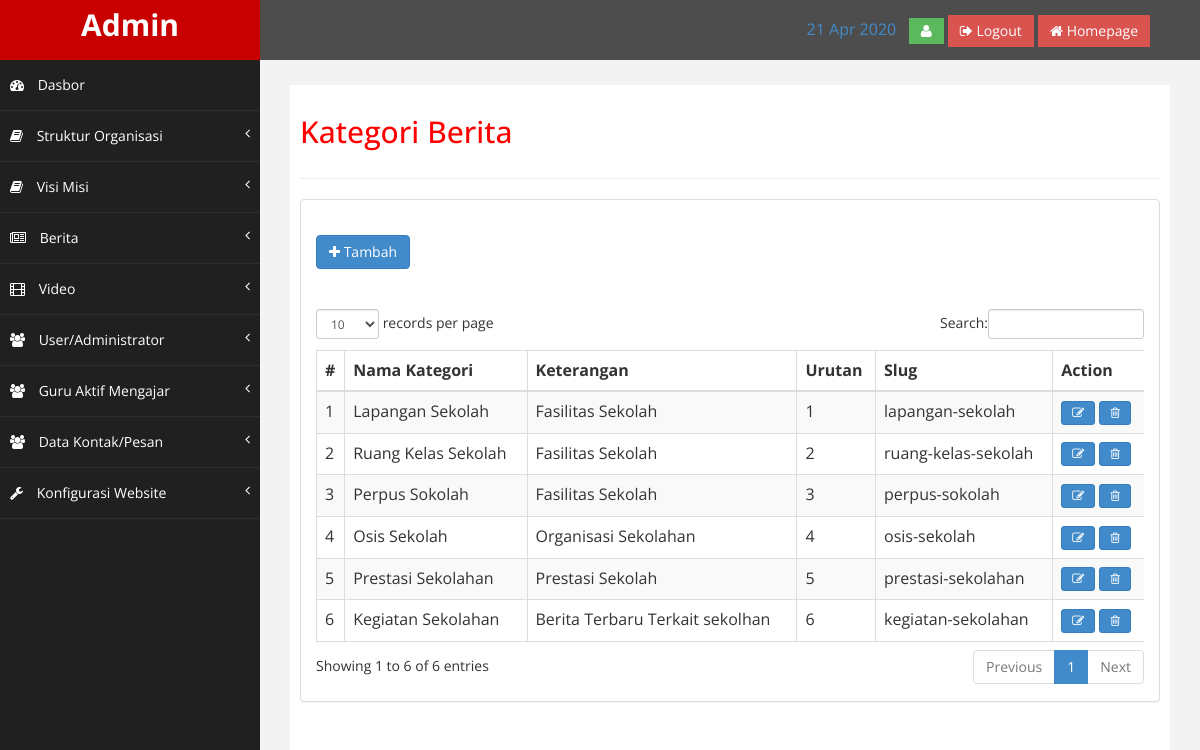
Page /index.php/admin/kategori_berita on the committed database.
### tables this page shows
CREATE TABLE `kategori_berita`  (
  `id_kategori_berita` int(11) NOT NULL AUTO_INCREMENT,
  `slug_kategori_berita` varchar(255) NOT NULL,
  `nama_kategori_berita` varchar(255) NOT NULL,
  `keterangan` text NULL,
  `urutan` int(11) NULL DEFAULT NULL,
  PRIMARY KEY (`id_kategori_berita`) USING BTREE
);

### application/views/admin/layout/content.php (called while the page is built)
<?php
if ($isi) {
	$this->load->view($isi);
}

### application/views/admin/layout/wrapper.php (called while the page is built)
<?php
require_once('head.php');
require_once('header.php');
require_once('nav.php');
require_once('content.php');
require_once('footer.php');

### application/controllers/admin/Kategori_berita.php (called while the page is built, shortened)
<?php
class Kategori_berita extends CI_Controller
{
	public function __construct()
	{
		$this->load->model('kategori_berita_model');
	}
	public function index()
	{
		$kategori_berita = $this->kategori_berita_model->listing();
		$this->form_validation->set_rules(
			'nama_kategori_berita',
			'Nama kategori',
			'required',
			array('required'	=> 'Nama kategori berita harus diisi')
		);
		if ($this->form_validation->run() === FALSE) {
			$data = array(
				'title'				=> 'Kategori Berita',
				'kategori_berita'	=> $kategori_berita,
				'isi'				=> 'admin/kategori_berita/list'
			);
			$this->load->view('admin/layout/wrapper', $data);
		}
	}
}

### index.php (called while the page is built, shortened)
<?php
require_once BASEPATH.'core/CodeIgniter.php';

### application/models/Kategori_berita_model.php (called while the page is built, shortened)
<?php
class Kategori_berita_model extends CI_Model
{
	public function listing()
	{
		$this->db->select('*');
		$this->db->from('kategori_berita');
		$this->db->order_by('urutan', 'ASC');
		$query = $this->db->get();
		return $query->result();
	}
}

### application/views/admin/kategori_berita/list.php (the view, shortened to what this page needs)
<p>
	<?php include('tambah.php') ?>
</p>
<table class="table table-striped table-bordered table-hover" id="dataTables-example">
	<thead>
		<tr>
			<th>#</th>
			<th>Nama Kategori</th>
			<th>Keterangan</th>
			<th>Urutan</th>
			<th>Slug</th>
			<th>Action</th>
		</tr>
	</thead>
	<tbody>
		<?php $i = 1;
		foreach ($kategori_berita as $kategori_berita) { ?>
			<tr class="odd gradeX">
				<td><?php echo $i ?></td>
				<td><?php echo $kategori_berita->nama_kategori_berita ?></td>
				<td><?php echo $kategori_berita->keterangan ?></td>
				<td><?php echo $kategori_berita->urutan ?></td>
				<td><?php echo $kategori_berita->slug_kategori_berita ?></td>
				<td>
					<a href="<?php echo base_url('admin/kategori_berita/edit/' . $kategori_berita->id_kategori_berita) ?>" class="btn btn-primary btn-sm"><i class="fa fa-edit"></i></a>
					<?php include('delete.php') ?>
				</td>
			</tr>
		<?php $i++;
		} ?>
	</tbody>
</table>

### application/views/admin/kategori_berita/delete.php (shortened to what this page needs)
<button class="btn btn-primary btn-sm" data-toggle="modal" data-target="#Delete<?php echo $kategori_berita->id_kategori_berita ?>">
	<i class="fa fa-trash-o"></i>
</button>

### assets/admin/assets/css/custom.css (style rules this page uses)
body { font-family: 'Open Sans', sans-serif; }
p { font-size:16px; line-height:25px; padding-top:20px; }

### rows in the picture
kategori_berita: nama_kategori_berita "Lapangan Sekolah", keterangan "Fasilitas Sekolah", urutan "1", slug_kategori_berita "lapangan-sekolah"
kategori_berita: nama_kategori_berita "Ruang Kelas Sekolah", keterangan "Fasilitas Sekolah", urutan "2", slug_kategori_berita "ruang-kelas-sekolah"
kategori_berita: nama_kategori_berita "Perpus Sokolah", keterangan "Fasilitas Sekolah", urutan "3", slug_kategori_berita "perpus-sokolah"
kategori_berita: nama_kategori_berita "Osis Sekolah", keterangan "Organisasi Sekolahan", urutan "4", slug_kategori_berita "osis-sekolah"
kategori_berita: nama_kategori_berita "Prestasi Sekolahan", keterangan "Prestasi Sekolah", urutan "5", slug_kategori_berita "prestasi-sekolahan"
kategori_berita: nama_kategori_berita "Kegiatan Sekolahan", keterangan "Berita Terbaru Terkait sekolhan", urutan "6", slug_kategori_berita "kegiatan-sekolahan"

### other values in the picture
$title "Kategori Berita"
